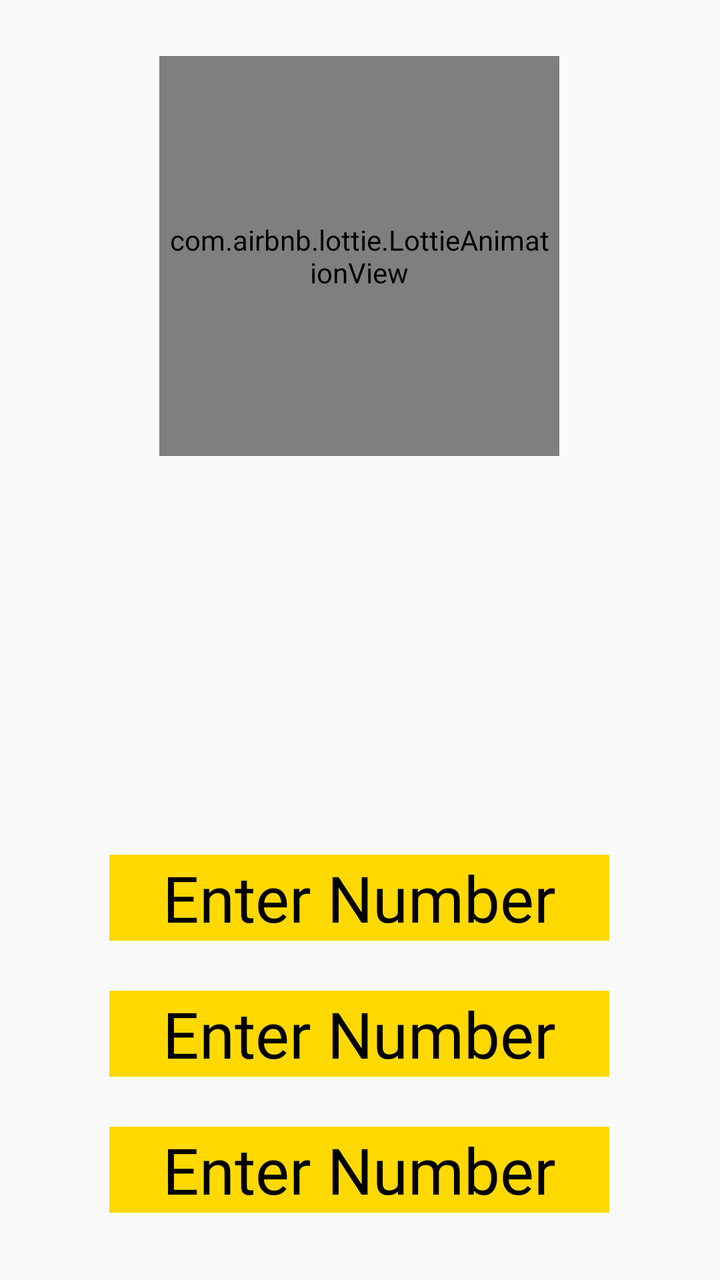
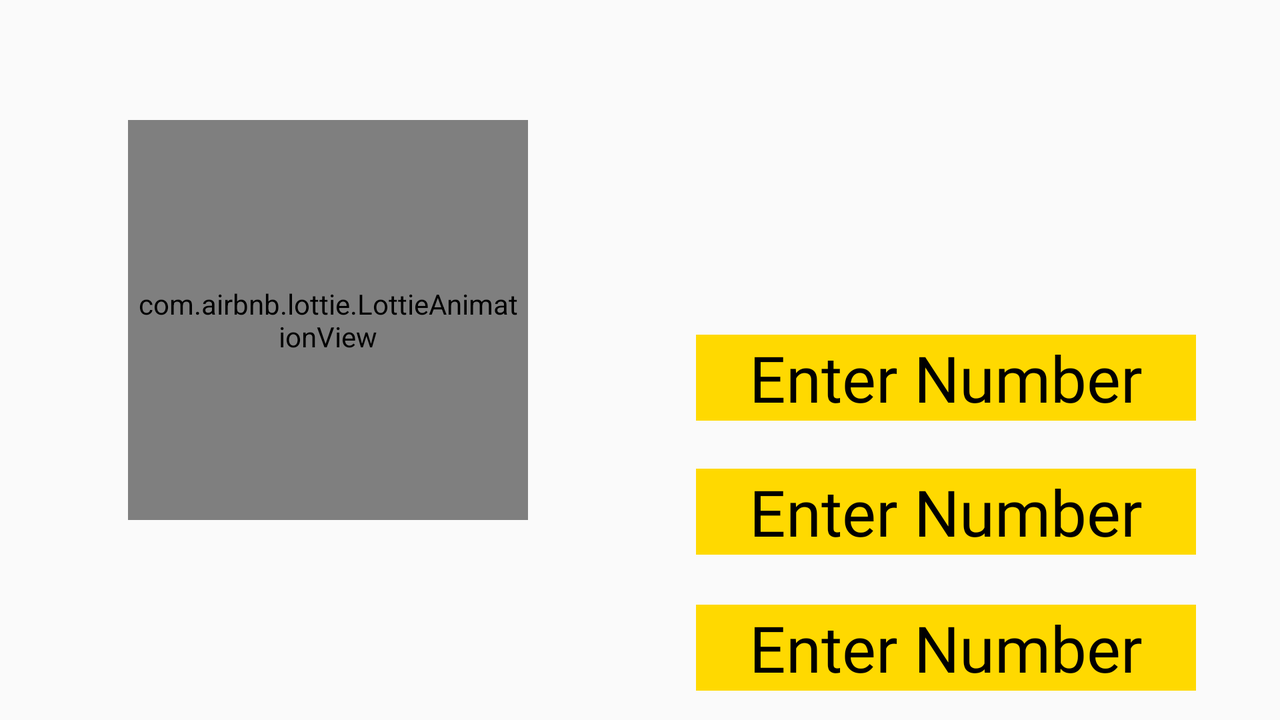

An Android layout and its configuration variant, each rendered on a device that would load it. The default file and the variant file are quoted in full after the pictures.
<!-- AndroidManifest.xml: application theme AppTheme -->
<!-- res/layout/fragment_game.xml -->
<?xml version="1.0" encoding="utf-8"?>
<FrameLayout xmlns:android="http://schemas.android.com/apk/res/android"
    xmlns:app="http://schemas.android.com/apk/res-auto"
    xmlns:tools="http://schemas.android.com/tools"
    android:layout_width="match_parent"
    android:layout_height="match_parent"
    android:background="@android:color/transparent"
    tools:context=".GameFragment">

    <androidx.constraintlayout.widget.ConstraintLayout
        android:layout_width="match_parent"
        android:layout_height="match_parent">


        <com.airbnb.lottie.LottieAnimationView
            android:id="@+id/customlottieview"
            android:layout_width="200dp"
            android:layout_height="200dp"
            android:layout_marginTop="28dp"
            android:padding="4dp"
            app:layout_constraintEnd_toEndOf="parent"
            app:layout_constraintHorizontal_bias="0.497"
            app:layout_constraintStart_toStartOf="parent"
            app:layout_constraintTop_toTopOf="parent"
            app:lottie_autoPlay="true" />

        <TextView
            android:id="@+id/Question"
            android:layout_width="250dp"
            android:layout_height="wrap_content"
            android:layout_marginTop="44dp"
            android:fontFamily="@font/productbold"
            android:gravity="center"
            android:textColor="#3F51B5"
            android:textSize="32dp"
            app:layout_constraintEnd_toEndOf="@+id/option1"
            app:layout_constraintHorizontal_bias="0.0"
            app:layout_constraintStart_toStartOf="@+id/option1"
            app:layout_constraintTop_toBottomOf="@+id/result" />

        <TextView
            android:id="@+id/result"
            android:layout_width="250dp"
            android:layout_height="wrap_content"
            android:layout_marginTop="20dp"
            android:fontFamily="@font/productbold"
            android:gravity="center"
            android:textColor="#000"
            android:textSize="36dp"
            app:layout_constraintEnd_toEndOf="@+id/option1"
            app:layout_constraintHorizontal_bias="0.0"
            app:layout_constraintStart_toStartOf="@+id/option1"
            app:layout_constraintTop_toBottomOf="@+id/customlottieview" />

        <TextView
            android:id="@+id/option1"
            android:layout_width="250dp"
            android:layout_height="wrap_content"
            android:layout_marginTop="44dp"
            android:background="@color/yellow"
            android:fontFamily="@font/productbold"
            android:gravity="center"
            android:text="Enter Number"
            android:textColor="#000"
            android:textSize="32dp"
            app:layout_constraintEnd_toEndOf="parent"
            app:layout_constraintHorizontal_bias="0.496"
            app:layout_constraintStart_toStartOf="parent"
            app:layout_constraintTop_toBottomOf="@+id/Question" />

        <TextView
            android:id="@+id/option3"
            android:background="@color/yellow"
            android:layout_width="250dp"
            android:layout_height="wrap_content"
            android:layout_marginTop="25dp"
            android:fontFamily="@font/productbold"
            android:text="Enter Number"
            android:gravity="center"
            android:textColor="#000"
            android:textSize="32dp"
            app:layout_constraintEnd_toEndOf="@+id/option2"
            app:layout_constraintStart_toStartOf="@+id/option2"
            app:layout_constraintTop_toBottomOf="@+id/option2" />

        <TextView
            android:id="@+id/option2"
            android:background="@color/yellow"
            android:layout_width="250dp"
            android:layout_height="wrap_content"
            android:layout_marginTop="25dp"
            android:fontFamily="@font/productbold"
            android:text="Enter Number"
            android:textColor="#000"
            android:gravity="center"
            android:textSize="32dp"
            app:layout_constraintEnd_toEndOf="@+id/option1"
            app:layout_constraintStart_toStartOf="@+id/option1"
            app:layout_constraintTop_toBottomOf="@+id/option1" />
    </androidx.constraintlayout.widget.ConstraintLayout>


</FrameLayout>
<!-- resources referenced by this layout -->
<resources>
  <color name="yellow">#FFD900</color>
  <style name="AppTheme" parent="Theme.AppCompat.Light.NoActionBar">
          
          <item name="colorPrimary">@color/colorPrimary</item>
          <item name="colorPrimaryDark">@color/colorPrimaryDark</item>
          <item name="colorAccent">@color/colorAccent</item>
      </style>
  <color name="colorPrimary">#fff</color>
  <color name="colorPrimaryDark">#fff</color>
  <color name="colorAccent">#000</color>
</resources>
<!-- res/layout-land/fragment_game.xml (the repository's variant of the layout above) -->
<!-- drawn on the phone turned sideways -->
<?xml version="1.0" encoding="utf-8"?>
<FrameLayout xmlns:android="http://schemas.android.com/apk/res/android"
    xmlns:app="http://schemas.android.com/apk/res-auto"
    xmlns:tools="http://schemas.android.com/tools"
    android:layout_width="match_parent"
    android:layout_height="match_parent"
    tools:context=".GameFragment">

    <androidx.constraintlayout.widget.ConstraintLayout
        android:layout_width="match_parent"
        android:layout_height="match_parent">


        <com.airbnb.lottie.LottieAnimationView
            android:id="@+id/customlottieview"
            android:layout_width="200dp"
            android:layout_height="200dp"
            android:layout_marginStart="64dp"
            android:layout_marginTop="60dp"
            android:padding="4dp"
            app:layout_constraintStart_toStartOf="parent"
            app:layout_constraintTop_toTopOf="parent"
            app:lottie_autoPlay="true" />

        <TextView
            android:id="@+id/Question"
            android:layout_width="250dp"
            android:layout_height="wrap_content"
            android:layout_marginTop="28dp"
            android:fontFamily="@font/productbold"
            android:gravity="center"
            android:textColor="#3F51B5"
            android:textSize="32sp"
            app:layout_constraintEnd_toEndOf="@+id/option1"
            app:layout_constraintHorizontal_bias="0.0"
            app:layout_constraintStart_toStartOf="@+id/option1"
            app:layout_constraintTop_toBottomOf="@+id/result" />

        <TextView
            android:id="@+id/result"
            android:layout_width="250dp"
            android:layout_height="wrap_content"
            android:layout_marginTop="28dp"
            android:fontFamily="@font/productbold"
            android:gravity="center"
            android:textColor="#FF5722"
            android:textSize="36dp"
            app:layout_constraintEnd_toEndOf="@+id/Question"
            app:layout_constraintHorizontal_bias="0.0"
            app:layout_constraintStart_toStartOf="@+id/Question"
            app:layout_constraintTop_toTopOf="parent" />

        <TextView
            android:id="@+id/option1"
            android:layout_width="250dp"
            android:layout_height="wrap_content"
            android:layout_marginStart="84dp"
            android:layout_marginTop="20dp"
            android:background="@color/yellow"
            android:fontFamily="@font/productbold"
            android:gravity="center"
            android:text="Enter Number"
            android:textColor="#000"
            android:textSize="32dp"
            app:layout_constraintStart_toEndOf="@+id/customlottieview"
            app:layout_constraintTop_toBottomOf="@+id/Question" />

        <TextView
            android:id="@+id/option3"
            android:background="@color/yellow"
            android:layout_width="250dp"
            android:layout_height="wrap_content"
            android:layout_marginTop="25dp"
            android:fontFamily="@font/productbold"
            android:text="Enter Number"
            android:gravity="center"
            android:textColor="#000"
            android:textSize="32dp"
            app:layout_constraintEnd_toEndOf="@+id/option2"
            app:layout_constraintStart_toStartOf="@+id/option2"
            app:layout_constraintTop_toBottomOf="@+id/option2" />

        <TextView
            android:id="@+id/option2"
            android:layout_width="250dp"
            android:layout_height="wrap_content"
            android:layout_marginTop="24dp"
            android:background="@color/yellow"
            android:fontFamily="@font/productbold"
            android:gravity="center"
            android:text="Enter Number"
            android:textColor="#000"
            android:textSize="32dp"
            app:layout_constraintEnd_toEndOf="@+id/option1"
            app:layout_constraintHorizontal_bias="1.0"
            app:layout_constraintStart_toStartOf="@+id/option1"
            app:layout_constraintTop_toBottomOf="@+id/option1" />
    </androidx.constraintlayout.widget.ConstraintLayout>


</FrameLayout>
